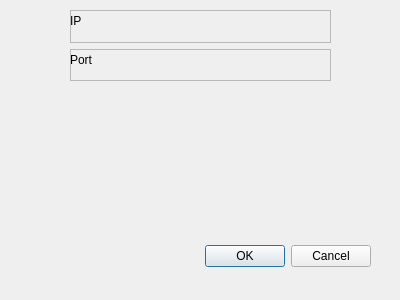
<?xml version="1.0" encoding="UTF-8"?>
<ui version="4.0">
 <class>Dialog</class>
 <widget class="QDialog" name="Dialog">
  <property name="geometry">
   <rect>
    <x>0</x>
    <y>0</y>
    <width>400</width>
    <height>300</height>
   </rect>
  </property>
  <property name="windowTitle">
   <string>Dialog</string>
  </property>
  <widget class="QDialogButtonBox" name="buttonBox">
   <property name="geometry">
    <rect>
     <x>30</x>
     <y>240</y>
     <width>341</width>
     <height>32</height>
    </rect>
   </property>
   <property name="orientation">
    <enum>Qt::Horizontal</enum>
   </property>
   <property name="standardButtons">
    <set>QDialogButtonBox::Cancel|QDialogButtonBox::Ok</set>
   </property>
  </widget>
  <widget class="QWidget" name="verticalLayoutWidget">
   <property name="geometry">
    <rect>
     <x>70</x>
     <y>10</y>
     <width>261</width>
     <height>71</height>
    </rect>
   </property>
   <layout class="QVBoxLayout" name="verticalLayout">
    <item>
     <widget class="QFrame" name="frame">
      <property name="frameShape">
       <enum>QFrame::StyledPanel</enum>
      </property>
      <property name="frameShadow">
       <enum>QFrame::Raised</enum>
      </property>
      <widget class="QWidget" name="horizontalLayoutWidget">
       <property name="geometry">
        <rect>
         <x>49</x>
         <y>0</y>
         <width>191</width>
         <height>21</height>
        </rect>
       </property>
       <layout class="QHBoxLayout" name="horizontalLayout"/>
      </widget>
      <widget class="QLabel" name="label">
       <property name="geometry">
        <rect>
         <x>0</x>
         <y>0</y>
         <width>51</width>
         <height>21</height>
        </rect>
       </property>
       <property name="text">
        <string>IP</string>
       </property>
      </widget>
     </widget>
    </item>
    <item>
     <widget class="QFrame" name="frame_2">
      <property name="frameShape">
       <enum>QFrame::StyledPanel</enum>
      </property>
      <property name="frameShadow">
       <enum>QFrame::Raised</enum>
      </property>
      <widget class="QWidget" name="horizontalLayoutWidget_2">
       <property name="geometry">
        <rect>
         <x>49</x>
         <y>0</y>
         <width>191</width>
         <height>21</height>
        </rect>
       </property>
       <layout class="QHBoxLayout" name="horizontalLayout_2"/>
      </widget>
      <widget class="QLabel" name="label_2">
       <property name="geometry">
        <rect>
         <x>0</x>
         <y>0</y>
         <width>51</width>
         <height>21</height>
        </rect>
       </property>
       <property name="text">
        <string>Port</string>
       </property>
      </widget>
     </widget>
    </item>
   </layout>
  </widget>
  <zorder>buttonBox</zorder>
  <zorder>verticalLayoutWidget</zorder>
  <zorder>label_2</zorder>
 </widget>
 <resources/>
 <connections>
  <connection>
   <sender>buttonBox</sender>
   <signal>accepted()</signal>
   <receiver>Dialog</receiver>
   <slot>accept()</slot>
   <hints>
    <hint type="sourcelabel">
     <x>248</x>
     <y>254</y>
    </hint>
    <hint type="destinationlabel">
     <x>157</x>
     <y>274</y>
    </hint>
   </hints>
  </connection>
  <connection>
   <sender>buttonBox</sender>
   <signal>rejected()</signal>
   <receiver>Dialog</receiver>
   <slot>reject()</slot>
   <hints>
    <hint type="sourcelabel">
     <x>316</x>
     <y>260</y>
    </hint>
    <hint type="destinationlabel">
     <x>286</x>
     <y>274</y>
    </hint>
   </hints>
  </connection>
 </connections>
</ui>
